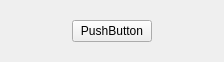
<?xml version="1.0" encoding="UTF-8"?>
<ui version="4.0">
 <class>ButtonGroup</class>
 <widget class="QWidget" name="ButtonGroup">
  <property name="geometry">
   <rect>
    <x>0</x>
    <y>0</y>
    <width>224</width>
    <height>47</height>
   </rect>
  </property>
  <property name="windowTitle">
   <string>Form</string>
  </property>
  <layout class="QVBoxLayout" name="verticalLayout">
   <item>
    <widget class="QStackedWidget" name="stackedWidget">
     <widget class="QWidget" name="start_page_">
      <layout class="QHBoxLayout" name="horizontalLayout">
       <item>
        <spacer name="horizontalSpacer">
         <property name="orientation">
          <enum>Qt::Orientation::Horizontal</enum>
         </property>
         <property name="sizeHint" stdset="0">
          <size>
           <width>65</width>
           <height>20</height>
          </size>
         </property>
        </spacer>
       </item>
       <item>
        <widget class="MyButton" name="start_">
         <property name="text">
          <string>PushButton</string>
         </property>
        </widget>
       </item>
       <item>
        <spacer name="horizontalSpacer_2">
         <property name="orientation">
          <enum>Qt::Orientation::Horizontal</enum>
         </property>
         <property name="sizeHint" stdset="0">
          <size>
           <width>65</width>
           <height>20</height>
          </size>
         </property>
        </spacer>
       </item>
      </layout>
     </widget>
     <widget class="QWidget" name="play_card_page_">
      <layout class="QHBoxLayout" name="horizontalLayout_2">
       <item>
        <spacer name="horizontalSpacer_3">
         <property name="orientation">
          <enum>Qt::Orientation::Horizontal</enum>
         </property>
         <property name="sizeHint" stdset="0">
          <size>
           <width>65</width>
           <height>20</height>
          </size>
         </property>
        </spacer>
       </item>
       <item>
        <widget class="MyButton" name="play_card_">
         <property name="text">
          <string>PushButton</string>
         </property>
        </widget>
       </item>
       <item>
        <spacer name="horizontalSpacer_4">
         <property name="orientation">
          <enum>Qt::Orientation::Horizontal</enum>
         </property>
         <property name="sizeHint" stdset="0">
          <size>
           <width>65</width>
           <height>20</height>
          </size>
         </property>
        </spacer>
       </item>
      </layout>
     </widget>
    </widget>
   </item>
  </layout>
 </widget>
 <customwidgets>
  <customwidget>
   <class>MyButton</class>
   <extends>QPushButton</extends>
   <header>my_button.h</header>
  </customwidget>
 </customwidgets>
 <resources/>
 <connections/>
</ui>
